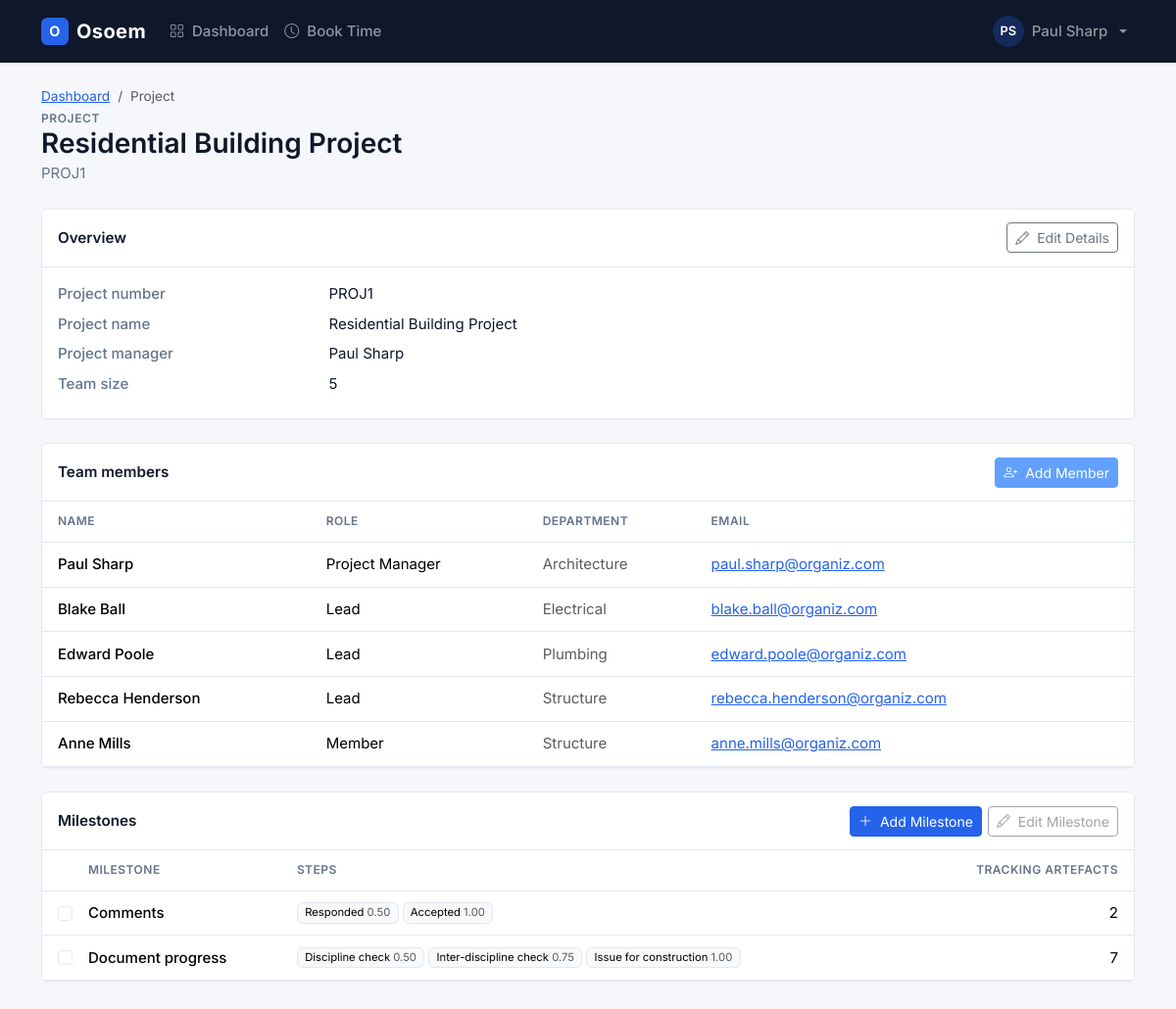
The page /dashboard/public/project.php?projectid=1 (signed in) on the database its author committed.
### tables this page shows
CREATE TABLE Employees(
    employeeid INT NOT NULL AUTO_INCREMENT,
    departmentid INT NOT NULL,
    firstname VARCHAR(255) NOT NULL,
    lastname VARCHAR(255) NOT NULL,
    email VARCHAR(255) NOT NULL,
    password VARCHAR(255) NOT NULL,
    passwordsalt VARCHAR(255) NOT NULL,
    admin BOOLEAN DEFAULT 0,
    PRIMARY KEY (employeeid),
    FOREIGN KEY (departmentid) REFERENCES Departments (departmentid)
);

CREATE TABLE Projects(
    projectid INT NOT NULL AUTO_INCREMENT,
    projectno VARCHAR(255) NOT NULL UNIQUE,
    projectname VARCHAR(255) NOT NULL,
    PRIMARY KEY (projectid)
);

CREATE TABLE ProjectTeamMembers(
    teammemberid INT NOT NULL AUTO_INCREMENT,
    projectid INT NOT NULL,
    employeeid INT NOT NULL,
    role INT,
    PRIMARY KEY (teammemberid),
    FOREIGN KEY (projectid) REFERENCES Projects (projectid),
    FOREIGN KEY (employeeid) REFERENCES Employees (employeeid)
);

CREATE TABLE Departments(
    departmentid INT NOT NULL AUTO_INCREMENT,
    departmentname VARCHAR(255) NOT NULL,
    PRIMARY KEY (departmentid)
);

CREATE TABLE MilestoneSteps(
    milestonestepid INT AUTO_INCREMENT NOT NULL, 
    milestoneid INT NOT NULL,
    milestonestepname VARCHAR(255) NOT NULL,
    progressratio DECIMAL(3,2) DEFAULT 0.00,
    PRIMARY KEY (milestonestepid),
    FOREIGN KEY (milestoneid) REFERENCES Milestones (milestoneid) 
);

### dashboard/public/project.php (the view, shortened to what the rows shown need)
<?php
    require_once '../src/bootstrap.php';
    $activityService = new ActivityService();
    $projectService = new ProjectService();
    $projectid = (int)($_GET['projectid'] ?? 0);
    $project = null;
    foreach ($activityService->getUserProjects($eid) as $userProject) {
        if ((int)$userProject['projectid'] === $projectid) {
            $project = $userProject;
        }
    }
    $milestoneService = new MilestoneService();
    $isProjectManager = $projectService->isProjectManager($projectid, $eid);
    $milestones = $milestoneService->getMilestonesForProject($projectid);
    $teamMembers = $projectService->getProjectTeamMembers($projectid);
    $projectManagers = array_values(array_filter(
        $teamMembers,
        function ($member) { return (int)$member['role'] === 2; }
    ));
    include 'includes/head.php';
?>
<body>
    <?php include 'includes/header.php'; ?>
    <main class="container app-main">
        <div class="page-header">
            <div>
                <nav aria-label="breadcrumb">
                    <ol class="breadcrumb">
                    </ol>
                </nav>
                <div class="section-label">Project</div>
                <h1 class="h3"><?php echo htmlspecialchars($project['projectname']); ?></h1>
                <p class="page-subtitle"><?php echo htmlspecialchars($project['projectno']); ?></p>
            </div>
        </div>
        <div class="row g-4">
            <div class="col-12">
                <div class="card">
                    <div class="card-header">
                        <h2 class="card-title">Overview</h2>
                    </div>
                    <div class="card-body">
                        <dl class="row detail-list">
                            <dt class="col-sm-4 col-lg-3">Project number</dt>
                            <dd class="col-sm-8 col-lg-9"><?php echo htmlspecialchars($project['projectno']); ?></dd>
                            <dt class="col-sm-4 col-lg-3">Project name</dt>
                            <dd class="col-sm-8 col-lg-9"><?php echo htmlspecialchars($project['projectname']); ?></dd>
                            <dt class="col-sm-4 col-lg-3">Project manager</dt>
                            <dd class="col-sm-8 col-lg-9">
                                <?php if (empty($projectManagers)): ?>
                                    <span class="text-body-secondary">Not assigned</span>
                                <?php else: ?>
                                    <?php foreach ($projectManagers as $manager): ?>
                                        <span class="d-block"><?php echo htmlspecialchars($manager['fullname']); ?></span>
                                    <?php endforeach; ?>
                                <?php endif; ?>
                            </dd>
                            <dt class="col-sm-4 col-lg-3">Team size</dt>
                            <dd class="col-sm-8 col-lg-9"><?php echo count($teamMembers); ?></dd>
                        </dl>
                    </div>
                </div>
            </div>
            <div class="col-12">
                <div class="card">
                    <div class="card-header">
                        <h2 class="card-title">Team members</h2>
                    </div>
                    <?php if (empty($teamMembers)): ?>
                        <div class="empty-state">
                            <i class="bi bi-people"></i>
                            No team members in this project.
                        </div>
                    <?php else: ?>
                        <div class="table-responsive">
                            <table class="table align-middle mb-0">
                                <thead>
                                    <tr>
                                        <th>Name</th>
                                        <th>Role</th>
                                        <th>Department</th>
                                        <th>Email</th>
                                    </tr>
                                </thead>
                                <tbody>
                                    <?php foreach ($teamMembers as $member): ?>
                                        <tr>
                                            <td class="fw-medium"><?php echo htmlspecialchars($member['fullname']); ?></td>
                                            <td><?php echo htmlspecialchars(ProjectService::roleName($member['role'])); ?></td>
                                            <td class="text-body-secondary"><?php echo htmlspecialchars($member['departmentname'] ?? ''); ?></td>
                                            <td>
                                                <a href="mailto:<?php echo htmlspecialchars($member['email']); ?>"><?php echo htmlspecialchars($member['email']); ?></a>
                                            </td>
                                        </tr>
                                    <?php endforeach; ?>
                                </tbody>
                            </table>
                        </div>
                    <?php endif; ?>
                </div>
            </div>
            <div class="col-12">
                <div class="card">
                    <div class="card-header">
                        <h2 class="card-title">Milestones</h2>
                    </div>
                    <?php if (empty($milestones)): ?>
                        <div class="empty-state">
                            <i class="bi bi-flag"></i>
                            No milestones in this project.
                        </div>
                    <?php else: ?>
                        <div class="table-responsive">
                            <table class="table align-middle mb-0">
                                <thead>
                                    <tr>
                                        <?php if ($isProjectManager): ?>
                                            <th class="row-select" style="width: 1%;"></th>
                                        <?php endif; ?>
                                        <th>Milestone</th>
                                        <th>Steps</th>
                                        <th class="text-end">Tracking artefacts</th>
                                    </tr>
                                </thead>
                                <tbody>
                                    <?php foreach ($milestones as $milestone): ?>
                                        <?php
                                            $milestoneJson = json_encode([
                                                'id' => $milestone['milestoneid'],
                                                'name' => $milestone['milestonename'],
                                                'steps' => array_map(function ($step) {
                                                    return [
                                                        'id' => (int)$step['milestonestepid'],
                                                        'name' => $step['milestonestepname'],
                                                        'ratio' => $step['progressratio'],
                                                    ];
                                                }, $milestone['steps']),
                                            ]);
                                        ?>
                                        <tr>
                                            <?php if ($isProjectManager): ?>
                                                <td class="row-select">
                                                    <input class="form-check-input milestone-select" type="checkbox"
                                                           value="<?php echo (int)$milestone['milestoneid']; ?>"
                                                           data-milestone="<?php echo htmlspecialchars($milestoneJson, ENT_QUOTES); ?>"
                                                           aria-label="Select <?php echo htmlspecialchars($milestone['milestonename'], ENT_QUOTES); ?>">
                                                </td>
                                            <?php endif; ?>
                                            <td class="fw-medium"><?php echo htmlspecialchars($milestone['milestonename']); ?></td>
                                            <td>
                                                <?php if (empty($milestone['steps'])): ?>
                                                    <span class="text-body-secondary">&mdash;</span>
                                                <?php else: ?>
                                                    <div class="d-flex flex-wrap gap-1">
                                                        <?php foreach ($milestone['steps'] as $step): ?>
                                                            <span class="badge text-bg-light border fw-normal">
                                                                <?php echo htmlspecialchars($step['milestonestepname']); ?>
                                                                <span class="text-body-secondary"><?php echo htmlspecialchars($step['progressratio']); ?></span>
                                                            </span>
                                                        <?php endforeach; ?>
                                                    </div>
                                                <?php endif; ?>
                                            </td>
                                            <td class="text-end"><?php echo (int)$milestone['artefactcount']; ?></td>
                                        </tr>
                                    <?php endforeach; ?>
                                </tbody>
                            </table>
                        </div>
                    <?php endif; ?>
                </div>
            </div>
        </div>
    </main>
</body>
</html>

### dashboard/public/includes/header.php (shortened to what the rows shown need)
<?php
$userInfo = $authService->getUserInfo($eid);
$userName = $userInfo['firstname'] . ' ' . $userInfo['lastname'];
$userInitials = strtoupper(substr($userInfo['firstname'], 0, 1) . substr($userInfo['lastname'], 0, 1));
?>
<nav class="navbar navbar-expand-md navbar-dark app-navbar">
    <div class="container">
        <div class="collapse navbar-collapse" id="navbar-collapse">
            <ul class="navbar-nav">
                <li class="nav-item dropdown">
                    <a href="#" class="nav-link dropdown-toggle d-flex align-items-center gap-2" role="button"
                       data-bs-toggle="dropdown" aria-expanded="false">
                        <span class="avatar"><?php echo htmlspecialchars($userInitials); ?></span>
                        <span><?php echo htmlspecialchars($userName); ?></span>
                    </a>
                </li>
            </ul>
        </div>
    </div>
</nav>

### rows shown on the page
employees: userInitials "PS", userName "Paul Sharp"
projects: projectname "Residential Building Project", projectno "PROJ1"
projectteammembers: fullname "Paul Sharp", role "Project Manager", departments.departmentname "Architecture", employeeid.email "paul.sharp@organiz.com"
projectteammembers: fullname "Blake Ball", role "Lead", departments.departmentname "Electrical", employeeid.email "blake.ball@organiz.com"
projectteammembers: fullname "Edward Poole", role "Lead", departments.departmentname "Plumbing", employeeid.email "edward.poole@organiz.com"
projectteammembers: fullname "Rebecca Henderson", role "Lead", departments.departmentname "Structure", employeeid.email "rebecca.henderson@organiz.com"
projectteammembers: fullname "Anne Mills", role "Member", departments.departmentname "Structure", employeeid.email "anne.mills@organiz.com"
milestonesteps: milestonestepname "Responded", progressratio "0.50"
milestonesteps: milestonestepname "Accepted", progressratio "1.00"
milestonesteps: milestonestepname "Discipline check", progressratio "0.50"
milestonesteps: milestonestepname "Inter-discipline check", progressratio "0.75"
milestonesteps: milestonestepname "Issue for construction", progressratio "1.00"

### other values the page prints
count($teamMembers) "5"
$milestone['milestonename'] "Comments"
$milestone['artefactcount'] "2"
$milestone['milestonename'] "Document progress"
$milestone['artefactcount'] "7"
